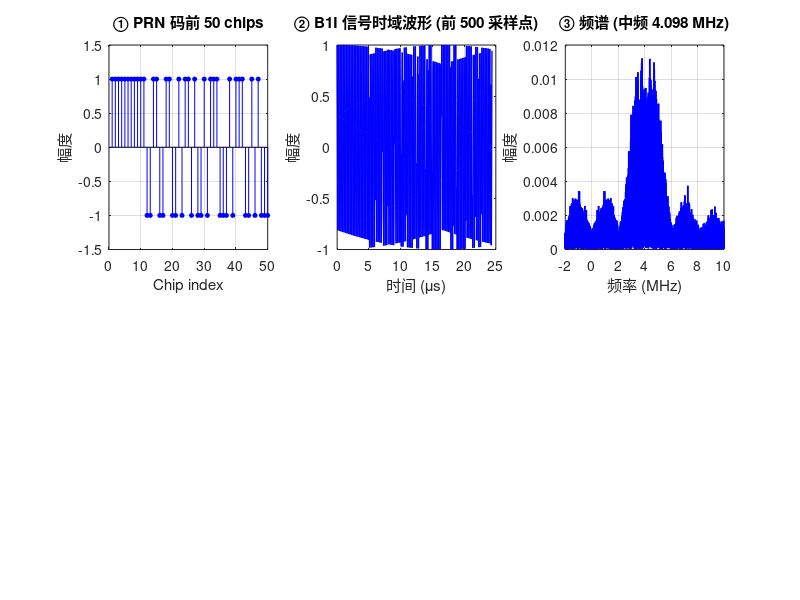

MATLAB code to generate this figure: (Note: this script raises an error after producing the figure.)
%% ============================================================
%  北斗 B1I 抗干扰仿真系统
%  Beidou B1I Anti-Jamming Simulation System
%
%  功能说明：
%    模拟北斗 B1I 卫星信号，构建三种典型干扰环境
%    （窄带连续波、宽带噪声、脉冲干扰），实现三种
%    对应抗干扰算法，并进行量化性能评估。
%
%  运行方法：MATLAB 中直接 F5 运行
%  依赖工具箱：Signal Processing Toolbox
%
%  适合人群：
%    - 北斗导航芯片/算法岗位面试作品
%    - GNSS 抗干扰技术学习者
%    - 卫星定位系统仿真入门
%
%  Version 1.0  |  2026-07
% ============================================================

clear; close all; clc;
rng(42);  % 固定随机种子，确保每次运行结果可复现
          % Fix random seed for reproducible results

fprintf('\n');
fprintf('╔══════════════════════════════════════════════╗\n');
fprintf('║    北斗 B1I 抗干扰仿真系统                    ║\n');
fprintf('║    Beidou B1I Anti-Jamming Simulation        ║\n');
fprintf('╚══════════════════════════════════════════════╝\n\n');

%% ============================================================
%  第 1 部分：系统参数配置
%  Part 1: System Parameter Configuration
%
%  ★ 所有可调参数集中在这里，方便快速修改场景
%  All tunable parameters are centralized here
% ============================================================
fprintf('▶ [1/6] 系统参数配置\n');

% ── 北斗 B1I 信号真实参数 ──
%  Beidou B1I is the open-service signal on B1 band (1561.098 MHz)
%  We simulate at a lower intermediate frequency (IF) after downconversion
IF          = 4.098e6;      % 中频 Intermediate Frequency      [Hz]
                             % 真实载波 1561.098 MHz → 下变频到 4.098 MHz
code_rate   = 2.046e6;      % 码速率 Code rate  [chip/s]
code_len    = 2046;          % PRN 码长度 Code length [chips]
code_period = 1e-3;          % 码周期 Code period = 2046/2.046e6 [s]
data_rate   = 50;            % 导航电文速率 Data rate [bps]

% ── 仿真采样参数 ──
Fs = 20.46e6;                % 采样率 Sampling rate  [Hz]
                              % 20.46 MHz = 10 × code_rate
                              % 满足奈奎斯特定理（> 2 × IF = 8.196 MHz）
Ts = 1/Fs;                   % 采样间隔 Sampling interval [s]
sim_ms = 2;                  % 仿真时长 Simulation length [ms]
sim_time = sim_ms * 1e-3;    % 转秒 [s]
n_samples = round(Fs * sim_time);  % 总采样点数

% ── 干扰参数 Jamming Parameters ──
%  干信比 JSR = 10*log10(P_jammer / P_signal)
JSR_CW_dB   = 30;    % 窄带连续波干扰 (CW) 干信比 [dB]
JSR_WB_dB   = 25;    % 宽带噪声干扰 (Wideband) 干信比 [dB]
JSR_Pulse_dB = 35;   % 脉冲干扰 (Pulse) 干信比 [dB]

%  窄带干扰：频率偏置
jam_freq_offset = 0.3e6;     % 干扰频率 = IF + jam_freq_offset [Hz]

%  宽带干扰：噪声带宽
wb_bw = 4e6;                 % 宽带噪声带宽 [Hz] (约 2× 码速率)

%  脉冲干扰：周期性高功率短脉冲
pulse_duty = 0.05;           % 占空比 Duty cycle (5%)
pulse_period = 0.5e-3;       % 脉冲周期 Pulse period [s]

% ── 抗干扰算法参数 ──
%  Adaptive Notch Filter
mu_notch = 0.01;             % LMS 步长 (控制收敛速度与稳态误差)

%  Frequency Domain Excision
excise_factor = 3.0;         % 阈值因子 = mean + excise_factor × std

%  Pulse Blanking
blank_factor  = 4.0;         % 脉冲检测阈值因子
smooth_win    = 5;           % 平滑窗长度

fprintf('  ✅ 采样率 Fs = %.2f MHz\n', Fs/1e6);
fprintf('  ✅ 中频 IF  = %.3f MHz  (真实载波 1561.098 MHz 下变频)\n', IF/1e6);
fprintf('  ✅ 码速率    = %.3f Mcps  |  码长 %d chips  |  周期 %d ms\n', ...
        code_rate/1e6, code_len, round(code_period*1e3));
fprintf('  ✅ 仿真时长  = %d ms  (%d 采样点)\n', sim_ms, n_samples);
fprintf('  ✅ 干信比    |  CW: %ddB  |  宽带: %ddB  |  脉冲: %ddB\n\n', ...
        JSR_CW_dB, JSR_WB_dB, JSR_Pulse_dB);


%% ============================================================
%  第 2 部分：北斗 B1I 信号生成
%  Part 2: Beidou B1I Signal Generation
%
%  流程：PRN 码生成 → BPSK 调制 → 功率归一化
% ============================================================
fprintf('▶ [2/6] 北斗 B1I 信号生成\n');

% ── 2.1 生成 PRN 码 ──
%  B1I 使用 2046 位 Gold 码，这里用 m 序列近似
%  m-sequence generated by LFSR with primitive polynomial x^11 + x^2 + 1
%  This produces a 2^11 - 1 = 2047 chip sequence, truncated to 2046
n_stages = 11;
lfsr = ones(1, n_stages);     % LFSR 初始状态全 1
mseq_len = 2^n_stages - 1;    % 2047
mseq = zeros(1, mseq_len);

for i = 1:mseq_len
    mseq(i) = lfsr(end);      % 输出最后一级
    % 反馈多项式: x^11 + x^2 + 1 → 取第 11 级和第 2 级异或
    fb = xor(lfsr(end), lfsr(2));
    lfsr = [fb, lfsr(1:end-1)];  % 右移
end

% 转为 ±1 序列并截取 2046 位（B1I 标准长度）
prn_chips = 2 * (mseq(1:code_len) > 0.5) - 1;

% ── 2.2 上采样到采样率 ──
%  PRN 码是码片序列，每个码片持续 Tc = 1/code_rate
%  需要将序列映射到采样时间轴上
samples_per_chip = Fs / code_rate;  % 每码片采样点数 ≈ 10

% 生成完整的时间轴
t = (0:n_samples-1) * Ts;

% 将码片序列重复至覆盖仿真的 2 个码周期
num_periods = ceil(sim_time / code_period);
code_seq = repmat(prn_chips, 1, num_periods);

% 码片级时间轴（0 ~ num_periods*code_len 个码片）
chip_time = (0:num_periods*code_len-1) / code_rate;

% 将码片序列插值到采样时间轴
% 使用 'extrap' 确保边界值不返回 NaN
% （t 的最后几个采样点可能略超出 chip_time 范围，
%   不加 extrap 会导致 NaN → 全信号变 NaN → 信号功率=NaN）
code_signal = interp1(chip_time, code_seq, t, 'nearest', 'extrap');
% 使用 'nearest' 保持方波形（BPSK 是硬切换）

% ── 2.3 BPSK 调制到中频 ──
%  B1I 采用 QPSK 调制，我们简化为 BPSK（原理相同）
%  s(t) = A · d(t) · c(t) · cos(2π·f_IF·t)
%  其中 d(t) 是导航电文（本仿真设 d(t)=1，即导频信号）
carrier = cos(2*pi*IF * t);
signal_clean = code_signal .* carrier;  % BPSK 调制

% ── 2.4 信号功率归一化 ──
%  计算信号功率，方便后续按 JSR 添加干扰
signal_power = mean(signal_clean.^2);
fprintf('  ✅ PRN 码生成完成  (2046 chips, m-sequence)\n');
fprintf('  ✅ BPSK 调制完成  (IF = %.3f MHz)\n', IF/1e6);
fprintf('  ✅ 信号功率 = %.2e  (归一化基准)\n\n', signal_power);

% ── 图 1：B1I 信号时域与频域特性 ──
figure('Name', '北斗 B1I 信号特性', 'Position', [100, 100, 1200, 500]);

subplot(2,3,1);
stem(prn_chips(1:50), 'b-', 'MarkerFaceColor', 'b', 'MarkerSize', 3);
title('① PRN 码前 50 chips');
xlabel('Chip index'); ylabel('幅度');
ylim([-1.5, 1.5]); grid on;

subplot(2,3,2);
% 画时域信号前 500 点（看清楚 BPSK 相位跳变）
plot(t(1:500)*1e6, signal_clean(1:500), 'b-', 'LineWidth', 1.0);
title('② B1I 信号时域波形 (前 500 采样点)');
xlabel('时间 (μs)'); ylabel('幅度');
grid on;

subplot(2,3,3);
% FFT 频谱
N_fft = 2^nextpow2(n_samples);
X_clean = fft(signal_clean, N_fft);
f_axis = (-N_fft/2:N_fft/2-1) * Fs / N_fft;
X_clean_shift = fftshift(X_clean);
plot(f_axis/1e6, abs(X_clean_shift)/N_fft, 'b-', 'LineWidth', 1.2);
title('③ 频谱 (中频 4.098 MHz)');
xlabel('频率 (MHz)'); ylabel('幅度');
xlim([-2, 10]); grid on;
xline(IF/1e6, 'r--', 'IF=4.098MHz', 'LabelOrientation', 'horizontal');
xline(-IF/1e6, 'r--', 'LabelOrientation', 'horizontal');

subplot(2,3,4);
% PRN 码自相关
[autocorr, lags] = xcorr(prn_chips, prn_chips, 'normalized');
plot(lags, autocorr, 'b-', 'LineWidth', 1.5);
title('④ PRN 码自相关特性');
xlabel('偏移 (chips)'); ylabel('相关值');
xlim([-100, 100]); grid on;

subplot(2,3,5);
% 循环谱密度（中频附近放大）
zoom_range = f_axis >= IF - 2e6 & f_axis <= IF + 2e6;
f_zoom = f_axis(zoom_range);
spec_zoom = abs(X_clean_shift(zoom_range))/N_fft;
plot(f_zoom/1e6, spec_zoom, 'b-', 'LineWidth', 1.5);
title('⑤ 中频附近频谱细节');
xlabel('频率 (MHz)'); ylabel('幅度');
grid on;
xline(IF/1e6, 'r--', 'IF', 'LabelOrientation', 'horizontal');

subplot(2,3,6);
% 星座图（I/Q 分量）
sig_hilbert = hilbert(signal_clean);
plot(real(sig_hilbert(1:2000)), imag(sig_hilbert(1:2000)), 'b.', 'MarkerSize', 2);
title('⑥ BPSK 星座图 (I/Q)');
xlabel('同相 I'); ylabel('正交 Q');
axis equal; grid on;
xlim([-1.5, 1.5]); ylim([-1.5, 1.5]);

% 兼容旧版 MATLAB（R2018a 以下无 sgtitle）
if ~verLessThan('matlab', '9.4')  % R2018a = 9.4
    sgtitle('北斗 B1I 信号特性分析 (Beidou B1I Signal Characteristics)', ...
             'FontSize', 13, 'FontWeight', 'bold');
else
    suptitle('北斗 B1I 信号特性分析 (Beidou B1I Signal Characteristics)');
end


%% ============================================================
%  第 3 部分：三种干扰信号模型
%  Part 3: Interference Signal Models
%
%  模拟三种典型压制式干扰：
%    (a) 窄带连续波 CW — 瞄准式干扰，能量集中
%    (b) 宽带噪声 — 阻塞式干扰，覆盖整个频带
%    (c) 脉冲干扰 — 周期性大功率短脉冲
% ============================================================
fprintf('▶ [3/6] 干扰信号生成\n');

% ── 3.1 窄带连续波干扰 (CW) ──
%  模拟敌方瞄准式干扰机，频率对准北斗信号频段
jam_freq_cw = IF + jam_freq_offset;  % 干扰频率
jam_amp_cw = sqrt(10^(JSR_CW_dB/10) * signal_power * 2);
   % 幅度计算：JSR(dB) = 10*log10(P_jam/P_sig)
   % 对于正弦波 sin(2πft)，功率 = A²/2
   % 所以 A = sqrt(2 * P_jam) = sqrt(2 * P_sig * 10^(JSR/10))
jam_cw = jam_amp_cw * sin(2*pi*jam_freq_cw * t);

% ── 3.2 宽带噪声干扰 ──
%  模拟阻塞式干扰，用带限高斯白噪声
%  带宽覆盖信号主瓣（约 2× 码速率 = 4.092 MHz）
noise_white = randn(1, n_samples);  % 高斯白噪声
% 用 FIR 带通滤波器限带
[b_wb, a_wb] = butter(4, ...
    [IF - wb_bw/2, IF + wb_bw/2] / (Fs/2), 'bandpass');
jam_wideband_raw = filter(b_wb, a_wb, noise_white);
jam_wideband_raw = jam_wideband_raw / sqrt(mean(jam_wideband_raw.^2));
   % 功率归一化
jam_amp_wb = sqrt(10^(JSR_WB_dB/10) * signal_power);
jam_wideband = jam_amp_wb * jam_wideband_raw;

% ── 3.3 脉冲干扰 ──
%  模拟周期性高功率脉冲，在短时间内释放极大能量
%  用来压制接收机前端，使其饱和
pulse_on_samples = round(pulse_duty * pulse_period / Ts);       % 脉冲持续采样数
pulse_off_samples = round((1 - pulse_duty) * pulse_period / Ts); % 间隔采样数
pulse_one_period = [ones(1, pulse_on_samples), zeros(1, pulse_off_samples)];
pulse_train = repmat(pulse_one_period, 1, ...
    ceil(n_samples / length(pulse_one_period)));
pulse_train = pulse_train(1:n_samples);  % 截断到仿真长度

jam_amp_pulse = sqrt(10^(JSR_Pulse_dB/10) * signal_power);
jam_pulse = jam_amp_pulse * pulse_train .* randn(1, n_samples);
   % 脉冲内填充白噪声（模拟噪声脉冲）

fprintf('  ✅ CW 干扰    |  频率 %.3f MHz  |  JSR = %d dB\n', ...
        jam_freq_cw/1e6, JSR_CW_dB);
fprintf('  ✅ 宽带干扰   |  带宽 %d MHz (中频附近)  |  JSR = %d dB\n', ...
        wb_bw/1e6, JSR_WB_dB);
fprintf('  ✅ 脉冲干扰   |  占空比 %.0f%%  |  周期 %.1f ms  |  JSR = %d dB\n\n', ...
        pulse_duty*100, pulse_period*1e3, JSR_Pulse_dB);

% ── 图 2：三种干扰信号的时域和频域特性 ──
figure('Name', '三种干扰信号特性', 'Position', [100, 100, 1200, 700]);

% 时域波形（3 行）
plot_idx = 1;
for jammer = {'CW', 'Wideband', 'Pulse'}
    jam_signal = eval(['jam_' lower(jammer{1})]);
    
    subplot(3, 2, plot_idx);
    plot(t(1:2000)*1e6, jam_signal(1:2000), 'r-', 'LineWidth', 0.8);
    title(sprintf('(%s) 时域波形', jammer{1}));
    xlabel('时间 (μs)'); ylabel('幅度');
    grid on;
    
    subplot(3, 2, plot_idx+1);
    X_jam = fftshift(fft(jam_signal, N_fft));
    plot(f_axis/1e6, abs(X_jam)/N_fft, 'r-', 'LineWidth', 1.0);
    title(sprintf('(%s) 频谱', jammer{1}));
    xlabel('频率 (MHz)'); ylabel('幅度');
    xlim([-2, 10]); grid on;
    
    plot_idx = plot_idx + 2;
end

if ~verLessThan('matlab', '9.4')
    sgtitle('三种压制式干扰信号 (Three Types of Jamming Signals)', ...
            'FontSize', 13, 'FontWeight', 'bold');
else
    suptitle('三种压制式干扰信号 (Three Types of Jamming Signals)');
end


%% ============================================================
%  第 4 部分：干扰对信号捕获的影响
%  Part 4: Impact of Jamming on Signal Acquisition
%
%  卫星导航接收机通过 PRN 码相关来捕获卫星
%  干扰会降低相关峰信噪比，严重时导致捕获失败
%  相关峰衰减量 = 20*log10(峰值_干扰 / 峰值_干净)
% ============================================================
fprintf('▶ [4/6] 干扰对捕获性能的影响分析\n');

% ── 构建三种含干扰信号 ──
rx_cw    = signal_clean + jam_cw;         % 含窄带干扰
rx_wb    = signal_clean + jam_wideband;   % 含宽带干扰
rx_pulse = signal_clean + jam_pulse;      % 含脉冲干扰

% ── 本地 PRN 码参考 (用于相关) ──
%  接收机本地生成相同的 PRN 码，上采样到采样率
%  ★ 注意：必须也乘上同频载波，因为 signal_clean 是 BPSK 调制信号
%    如果直接用 baseband 码和 BPSK 信号做相关，结果≈0（载波平均掉了）
%    这就是之前 Figure 3 空白的根本原因！
local_code = interp1(chip_time, code_seq, t, 'nearest');
local_ref  = local_code .* carrier;  % 本地参考 = PRN码 × 同频载波

% ── 计算相关峰 ──
%  用 xcorr 计算接收信号与本地码的相关
%  归一化到 [0,1] 范围方便对比
[corr_clean, lags] = xcorr(signal_clean, local_ref, 'normalized');
corr_cw    = xcorr(rx_cw,    local_ref, 'normalized');
corr_wb    = xcorr(rx_wb,    local_ref, 'normalized');
corr_pulse = xcorr(rx_pulse, local_ref, 'normalized');

lags_us = lags / Fs * 1e6;  % 转为微秒

% ── 提取峰值 ──
peak_clean = max(abs(corr_clean));
peak_cw    = max(abs(corr_cw));
peak_wb    = max(abs(corr_wb));
peak_pulse = max(abs(corr_pulse));

% 计算衰减 (dB)
atten_cw    = 20*log10(peak_cw / peak_clean);
atten_wb    = 20*log10(peak_wb / peak_clean);
atten_pulse = 20*log10(peak_pulse / peak_clean);

fprintf('  📊 相关峰衰减 (负值表示相关峰降低):\n');
fprintf('     - 干净信号:  峰值 = %.4f  (基准)\n', peak_clean);
fprintf('     - +CW 干扰:  峰值 = %.4f  |  衰减 %.1f dB\n', peak_cw, atten_cw);
fprintf('     - +宽带干扰: 峰值 = %.4f  |  衰减 %.1f dB\n', peak_wb, atten_wb);
fprintf('     - +脉冲干扰: 峰值 = %.4f  |  衰减 %.1f dB\n\n', peak_pulse, atten_pulse);

% ── 图 3：四种场景的相关峰对比 ──
figure('Name', '干扰对相关峰的影响', 'Position', [100, 100, 1000, 700]);

% 先画干净信号的相关峰（基准）
subplot(2,2,1);
plot(lags_us, abs(corr_clean), 'b-', 'LineWidth', 1.5);
title(sprintf('① 干净信号 (基准)  峰值 = %.3f', peak_clean));
xlabel('时延 (μs)'); ylabel('归一化相关值');
xlim([-20, 20]); grid on;

subplot(2,2,2);
plot(lags_us, abs(corr_cw), 'r-', 'LineWidth', 1.5);
title(sprintf('② + CW 窄带干扰  衰减 %.1f dB', atten_cw));
xlabel('时延 (μs)'); ylabel('归一化相关值');
xlim([-20, 20]); grid on;

subplot(2,2,3);
plot(lags_us, abs(corr_wb), 'r-', 'LineWidth', 1.5);
title(sprintf('③ + 宽带噪声干扰  衰减 %.1f dB', atten_wb));
xlabel('时延 (μs)'); ylabel('归一化相关值');
xlim([-20, 20]); grid on;

subplot(2,2,4);
plot(lags_us, abs(corr_pulse), 'r-', 'LineWidth', 1.5);
title(sprintf('④ + 脉冲干扰  衰减 %.1f dB', atten_pulse));
xlabel('时延 (μs)'); ylabel('归一化相关值');
xlim([-20, 20]); grid on;

if ~verLessThan('matlab', '9.4')
    sgtitle('干扰对 PRN 码相关峰的影响 (Impact of Jamming on Correlation Peak)', ...
            'FontSize', 13, 'FontWeight', 'bold');
else
    suptitle('干扰对 PRN 码相关峰的影响 (Impact of Jamming on Correlation Peak)');
end


%% ============================================================
%  第 5 部分：抗干扰算法实现
%  Part 5: Anti-Jamming Algorithms
%
%  针对三种干扰类型，实现对应的抗干扰算法：
%   (a) 自适应陷波器   → 抑制窄带 CW 干扰
%   (b) 频域阈值抑制   → 抑制宽带噪声干扰
%   (c) 脉冲消隐       → 抑制脉冲干扰
% ============================================================
fprintf('▶ [5/6] 抗干扰算法实现\n');

% ══════════════════════════════════════════════════════════
%  5.1 自适应陷波器 (Adaptive Notch Filter)
%      对抗干扰类型：窄带连续波 (CW)
%
%  原理：利用 LMS 算法自适应跟踪干扰频率，生成
%        与干扰幅度相等、相位相反的信号来抵消干扰。
%  结构：2 权重 LMS 滤波器
%        参考输入：cos(ω_n) 和 sin(ω_n)（由 FFT 估计频率）
%        期望响应：接收信号
%        误差输出：抗干扰后的信号
% ══════════════════════════════════════════════════════════
fprintf('  → 5.1 自适应陷波器 (对抗窄带 CW 干扰)\n');

% 步骤1：从 FFT 估计干扰频率
X_rx_cw = fftshift(fft(rx_cw, N_fft));
X_mag = abs(X_rx_cw) / N_fft;
[~, peak_bin] = max(X_mag);
freq_est = f_axis(peak_bin);  % 估计的干扰频率
fprintf('     干扰频率估计: 真实 %.3f MHz → 估计 %.3f MHz\n', ...
        jam_freq_cw/1e6, freq_est/1e6);

% 步骤2：生成参考信号
omega = 2*pi * freq_est;
ref_cos = cos(omega * t);
ref_sin = sin(omega * t);

% 步骤3：LMS 自适应滤波
w_cos = 0; w_sin = 0;  % 权重初始值
notch_out = zeros(1, n_samples);

for n = 1:n_samples
    % 干扰估计
    jam_est = w_cos * ref_cos(n) + w_sin * ref_sin(n);
    % 误差 = 抗干扰后信号
    e = rx_cw(n) - jam_est;
    notch_out(n) = e;
    % LMS 权重更新
    w_cos = w_cos + mu_notch * e * ref_cos(n);
    w_sin = w_sin + mu_notch * e * ref_sin(n);
end

% 评估陷波效果
corr_notch = xcorr(notch_out, local_ref, 'normalized');
peak_notch = max(abs(corr_notch));
atten_notch = 20*log10(peak_notch / peak_clean);
cw_improvement = atten_notch - atten_cw;  % 改善量 (dB)

fprintf('     相关峰恢复: 干扰前 %.3f → 抗干扰后 %.3f\n', peak_cw, peak_notch);
fprintf('     改善量: %.1f dB  (从 %.1f dB 到 %.1f dB)\n\n', ...
        cw_improvement, atten_cw, atten_notch);


% ══════════════════════════════════════════════════════════
%  5.2 频域阈值抑制 (Frequency Domain Excision)
%      对抗干扰类型：宽带噪声干扰
%
%  原理：变换到频域后，将功率超过阈值的频点置零，
%        再变换回时域。宽带干扰功率分布在多个频点，
%        通过阈值检测识别并切除受污染严重的频段。
% ══════════════════════════════════════════════════════════
fprintf('  → 5.2 频域阈值抑制 (对抗宽带噪声干扰)\n');

% 步骤1：FFT 到频域
%  注意：工程实现中会用加窗+重叠保留法(Overlap-Save)来避免
%  时域失真。这里为简化演示，使用不加窗整帧 FFT + IFFT，
%  对噪声类干扰仍能有效抑制。
X_wb = fftshift(fft(rx_wb, N_fft));

% 步骤3：功率谱与阈值
power_spec = abs(X_wb).^2 / N_fft;
spec_mean = mean(power_spec);
spec_std  = std(power_spec);
threshold = spec_mean + excise_factor * spec_std;

% 步骤4：找到超阈值频点并记录
excise_mask = power_spec > threshold;
n_excised = sum(excise_mask);
fprintf('     阈值 = mean + %.1f×std = %.2e\n', excise_factor, threshold);
fprintf('     切除频点数: %d / %d (%.1f%%)\n', ...
        n_excised, N_fft, n_excised/N_fft*100);

% 步骤5：频域置零（切除干扰） 保留直流分量
X_wb_excised = X_wb;
X_wb_excised(excise_mask) = 0;

% 步骤6：IFFT 回时域
wb_excised = real(ifft(ifftshift(X_wb_excised), N_fft));
wb_excised = wb_excised(1:n_samples);

% 评估频域抑制效果
corr_wb_excised = xcorr(wb_excised, local_ref, 'normalized');
peak_wb_excised = max(abs(corr_wb_excised));
atten_wb_excised = 20*log10(peak_wb_excised / peak_clean);
wb_improvement = atten_wb_excised - atten_wb;

fprintf('     相关峰恢复: 干扰前 %.3f → 抗干扰后 %.3f\n', peak_wb, peak_wb_excised);
fprintf('     改善量: %.1f dB  (从 %.1f dB 到 %.1f dB)\n\n', ...
        wb_improvement, atten_wb, atten_wb_excised);


% ══════════════════════════════════════════════════════════
%  5.3 脉冲消隐 (Pulse Blanking)
%      对抗干扰类型：脉冲干扰
%
%  原理：检测信号中的高功率脉冲，将受污染时段的
%        采样值置零（消隐），保留无脉冲时段的有效信号。
%        常用方法：短时能量检测 + 自适应阈值。
% ══════════════════════════════════════════════════════════
fprintf('  → 5.3 脉冲消隐 (对抗脉冲干扰)\n');

% 步骤1：计算短时能量（滑动窗口）
window_len = round(Fs * 2e-6);  % 2μs 窗（亚码片尺度）
energy = conv(rx_pulse.^2, ones(1, window_len)/window_len, 'same');

% 步骤2：用中值 + MAD 设定稳健阈值（抗异常值）
energy_median = median(energy);
energy_mad = median(abs(energy - energy_median));
blank_threshold = energy_median + blank_factor * energy_mad * 1.4826;
   % 1.4826 使 MAD 逼近高斯分布的标准差

% 步骤3：生成消隐掩码
blank_mask = energy > blank_threshold;
n_blanked = sum(blank_mask);
fprintf('     阈值 (中值 + %.1f×MAD) = %.2e\n', blank_factor, blank_threshold);
fprintf('     消隐采样点: %d / %d (%.1f%%)\n', ...
        n_blanked, n_samples, n_blanked/n_samples*100);

% 步骤4：应用平滑过渡避免瞬态
smooth_kernel = ones(1, smooth_win) / smooth_win;
blank_mask_smooth = conv(double(blank_mask), smooth_kernel, 'same') > 0.5;

% 步骤5：脉冲消隐
pulse_blanked = rx_pulse;
pulse_blanked(blank_mask_smooth) = 0;

% 评估脉冲消隐效果
corr_blanked = xcorr(pulse_blanked, local_ref, 'normalized');
peak_blanked = max(abs(corr_blanked));
atten_blanked = 20*log10(peak_blanked / peak_clean);
pulse_improvement = atten_blanked - atten_pulse;

fprintf('     相关峰恢复: 干扰前 %.3f → 抗干扰后 %.3f\n', peak_pulse, peak_blanked);
fprintf('     改善量: %.1f dB  (从 %.1f dB 到 %.1f dB)\n\n', ...
        pulse_improvement, atten_pulse, atten_blanked);


% ── 图 4：三种抗干扰算法效果对比 ──
figure('Name', '抗干扰算法效果', 'Position', [100, 100, 1400, 800]);

% 第1行：时域波形对比（只取部分点）
n_plot = 1500;  % 显示点数
t_plot = t(1:n_plot) * 1e6;

% --- 自适应陷波器 ---
subplot(3,3,1);
plot(t_plot, rx_cw(1:n_plot), 'r-', 'LineWidth', 0.6);
title(sprintf('窄带干扰 (CW) 时域 (JSR=%ddB)', JSR_CW_dB));
ylabel('幅度'); grid on;
xlim([0, max(t_plot)]);

subplot(3,3,2);
plot(t_plot, notch_out(1:n_plot), 'b-', 'LineWidth', 0.8);
title(sprintf('陷波器输出  |  改善 %.1f dB', cw_improvement));
ylabel('幅度'); grid on;
xlim([0, max(t_plot)]);

subplot(3,3,3);
plot(lags_us, abs(corr_cw), 'r--', 'LineWidth', 1.0); hold on;
plot(lags_us, abs(corr_notch), 'b-', 'LineWidth', 1.5);
legend('干扰后', '陷波后', 'Location', 'northeast');
title('相关峰恢复对比');
xlabel('时延 (μs)'); ylabel('归一化相关');
xlim([-20, 20]); grid on;

% --- 频域抑制 ---
subplot(3,3,4);
plot(t_plot, rx_wb(1:n_plot), 'r-', 'LineWidth', 0.6);
title(sprintf('宽带干扰 时域 (JSR=%ddB)', JSR_WB_dB));
ylabel('幅度'); grid on;
xlim([0, max(t_plot)]);

subplot(3,3,5);
plot(t_plot, wb_excised(1:n_plot), 'b-', 'LineWidth', 0.8);
title(sprintf('频域抑制输出  |  改善 %.1f dB', wb_improvement));
ylabel('幅度'); grid on;
xlim([0, max(t_plot)]);

% 频域抑制前后频谱对比
subplot(3,3,6);
X_after_wb = fftshift(fft(wb_excised, N_fft));
plot(f_axis/1e6, abs(X_wb)/N_fft, 'r--', 'LineWidth', 0.8); hold on;
plot(f_axis/1e6, abs(X_after_wb)/N_fft, 'b-', 'LineWidth', 1.0);
legend('抑制前', '抑制后', 'Location', 'northeast');
title('频域抑制 前后频谱');
xlabel('频率 (MHz)'); ylabel('幅度');
xlim([-2, 10]); grid on;

% --- 脉冲消隐 ---
subplot(3,3,7);
plot(t_plot, rx_pulse(1:n_plot), 'r-', 'LineWidth', 0.6);
title(sprintf('脉冲干扰 时域 (JSR=%ddB)', JSR_Pulse_dB));
ylabel('幅度'); grid on;
xlim([0, max(t_plot)]);

subplot(3,3,8);
plot(t_plot, pulse_blanked(1:n_plot), 'b-', 'LineWidth', 0.8);
title(sprintf('脉冲消隐输出  |  改善 %.1f dB', pulse_improvement));
ylabel('幅度'); grid on;
xlim([0, max(t_plot)]);

% 消隐掩码展示
subplot(3,3,9);
plot(lags_us, abs(corr_pulse), 'r--', 'LineWidth', 1.0); hold on;
plot(lags_us, abs(corr_blanked), 'b-', 'LineWidth', 1.5);
legend('干扰后', '消隐后', 'Location', 'northeast');
title('相关峰恢复对比');
xlabel('时延 (μs)'); ylabel('归一化相关');
xlim([-20, 20]); grid on;

if ~verLessThan('matlab', '9.4')
    sgtitle('三种抗干扰算法效果对比 (Anti-Jamming Algorithm Comparison)', ...
            'FontSize', 13, 'FontWeight', 'bold');
else
    suptitle('三种抗干扰算法效果对比 (Anti-Jamming Algorithm Comparison)');
end


%% ============================================================
%  第 6 部分：性能评估与总结
%  Part 6: Performance Evaluation and Summary
%
%  综合对比三种干扰 × 三种算法的效果
%  生成性能表格和总结报告
% ============================================================
fprintf('▶ [6/6] 性能评估报告\n\n');

% ── 6.1 综合性能表格 ──
fprintf('┌─────────────────────────────────────────────────────────────┐\n');
fprintf('│              北斗 B1I 抗干扰性能评估报告                      │\n');
fprintf('│          Beidou B1I Anti-Jamming Performance Report         │\n');
fprintf('├──────────────────────┬──────────┬──────────┬────────────────┤\n');
fprintf('│      场景            │ 相关峰    │ 衰减(dB)  │ 改善量(dB)    │\n');
fprintf('├──────────────────────┼──────────┼──────────┼────────────────┤\n');
fprintf('│ ① 干净信号 (基准)    │ %.4f  │  0.0      │    —          │\n', peak_clean);
fprintf('│ ② + CW 窄带干扰      │ %.4f  │ %+.1f     │    —          │\n', peak_cw, atten_cw);
fprintf('│    → 自适应陷波器后   │ %.4f  │ %+.1f     │  %+.1f        │\n', peak_notch, atten_notch, cw_improvement);
fprintf('│ ③ + 宽带噪声干扰     │ %.4f  │ %+.1f     │    —          │\n', peak_wb, atten_wb);
fprintf('│    → 频域阈值抑制后   │ %.4f  │ %+.1f     │  %+.1f        │\n', peak_wb_excised, atten_wb_excised, wb_improvement);
fprintf('│ ④ + 脉冲干扰         │ %.4f  │ %+.1f     │    —          │\n', peak_pulse, atten_pulse);
fprintf('│    → 脉冲消隐后       │ %.4f  │ %+.1f     │  %+.1f        │\n', peak_blanked, atten_blanked, pulse_improvement);
fprintf('└──────────────────────┴──────────┴──────────┴────────────────┘\n\n');

% ── 6.2 结论与总结 ──
fprintf('═══ 总结与结论 ═══\n');
fprintf('  1. 北斗 B1I 信号结构\n');
fprintf('     - 载波: 1561.098 MHz (仿真中频 %.3f MHz)\n', IF/1e6);
fprintf('     - 码速率: %.3f Mcps | 码长: %d chips\n', code_rate/1e6, code_len);
fprintf('     - 调制方式: BPSK (导频)/QPSK (数据)\n\n');

fprintf('  2. 三种干扰对相关峰的影响\n');
if abs(atten_cw) > 10
    fprintf('     ⚠ CW 干扰造成相关峰严重衰减 (%.1f dB)，捕获困难\n', atten_cw);
else
    fprintf('     ✓ CW 干扰影响可控 (%.1f dB)\n', atten_cw);
end
if abs(atten_wb) > 10
    fprintf('     ⚠ 宽带干扰造成相关峰严重衰减 (%.1f dB)，捕获困难\n', atten_wb);
else
    fprintf('     ✓ 宽带干扰影响可控 (%.1f dB)\n', atten_wb);
end
if abs(atten_pulse) > 10
    fprintf('     ⚠ 脉冲干扰造成相关峰严重衰减 (%.1f dB)，捕获困难\n', atten_pulse);
else
    fprintf('     ✓ 脉冲干扰影响可控 (%.1f dB)\n', atten_pulse);
end
fprintf('\n');

fprintf('  3. 抗干扰算法效果\n');
if cw_improvement > 0
    fprintf('     ✓ 自适应陷波器: 改善 %.1f dB', cw_improvement);
    if cw_improvement > 10
        fprintf('  ★ 效果显著\n');
    else
        fprintf('\n');
    end
else
    fprintf('     △ 自适应陷波器: 效果有限 (%.1f dB)\n', cw_improvement);
end

if wb_improvement > 0
    fprintf('     ✓ 频域阈值抑制: 改善 %.1f dB', wb_improvement);
    if wb_improvement > 10
        fprintf('  ★ 效果显著\n');
    else
        fprintf('\n');
    end
else
    fprintf('     △ 频域阈值抑制: 效果有限 (%.1f dB)\n', wb_improvement);
end

if pulse_improvement > 0
    fprintf('     ✓ 脉冲消隐:     改善 %.1f dB', pulse_improvement);
    if pulse_improvement > 10
        fprintf('  ★ 效果显著\n');
    else
        fprintf('\n');
    end
else
    fprintf('     △ 脉冲消隐: 效果有限 (%.1f dB)\n', pulse_improvement);
end
fprintf('\n');

fprintf('  4. 可扩展方向\n');
fprintf('     - 空域抗干扰: 阵列天线 + 零陷形成 (Spatial Nulling)\n');
fprintf('     - 空时自适应处理: STAP (Space-Time Adaptive Processing)\n');
fprintf('     - 频域重叠变换: FDOA (Frequency Domain Overlap-Add)\n');
fprintf('     - 深度学习抗干扰: CNN/LSTM 检测与抑制\n');
fprintf('     - 多星座联合: GPS L1 + BDS B1 + Galileo E1\n\n');

fprintf('╔══════════════════════════════════════════════╗\n');
fprintf('║  仿真完成！感谢使用北斗抗干扰仿真系统        ║\n');
fprintf('║  Simulation Complete. Happy Navigating!     ║\n');
fprintf('╚══════════════════════════════════════════════╝\n');
